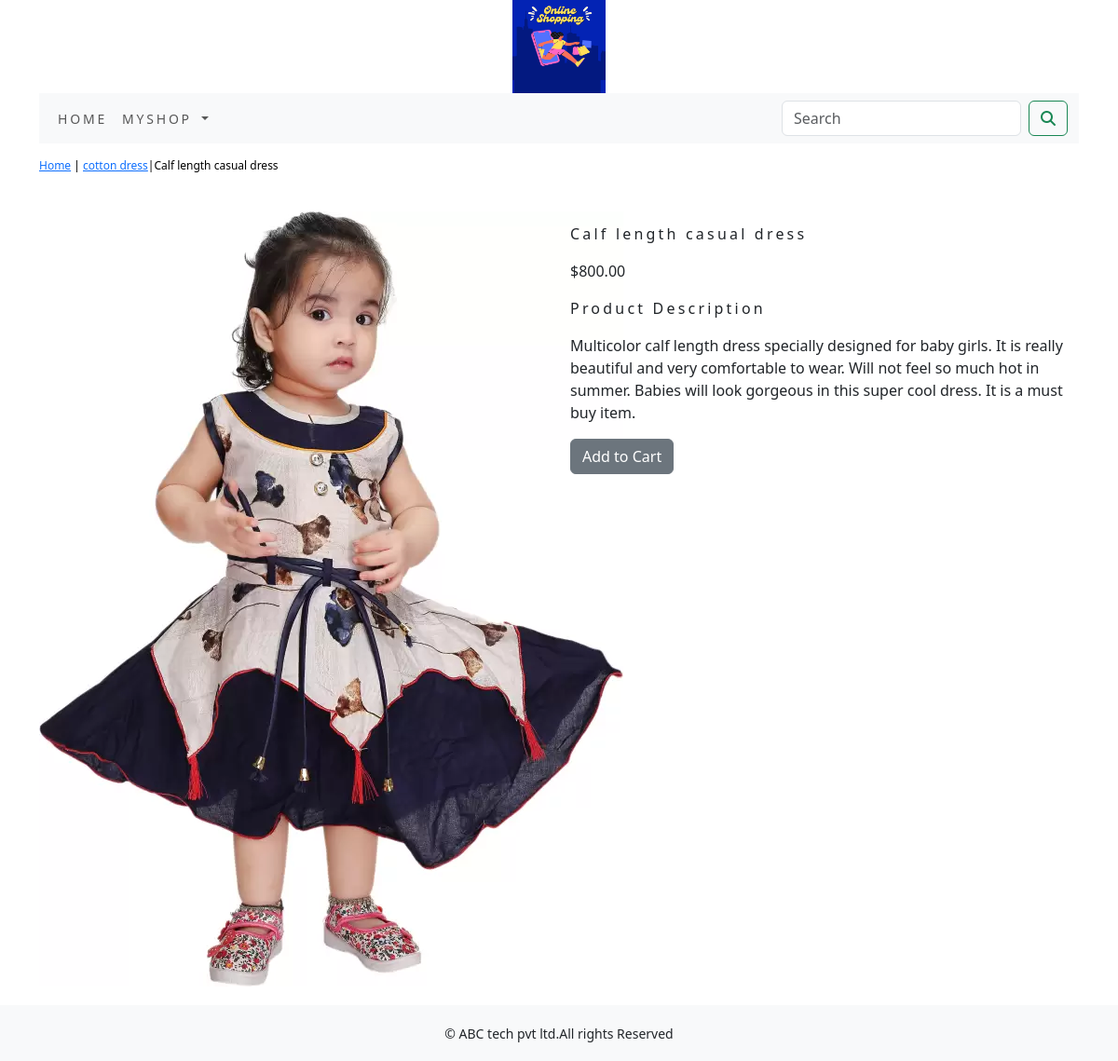
Screenshot of /myshop/cotton-dress/calf-length-casual-dress/ with the database file from the repository.
### myshop/models.py (models this page shows, shortened)
class Product(models.Model):
    name=models.CharField(max_length=250,unique=True)
    slug=models.SlugField(max_length=250,unique=True)
    description=models.TextField(blank=True)
    price=models.DecimalField(max_digits=10,decimal_places=2)
    category=models.ForeignKey(Category,on_delete=models.CASCADE)
    image=models.ImageField(upload_to='product',blank=True)
    stock=models.IntegerField()
    available=models.BooleanField(default=True)
    created=models.DateTimeField(auto_now_add=True)
    updated=models.DateTimeField(auto_now=True)
    class Meta:
        ordering=('name',)
        verbose_name='product'
        verbose_name_plural='products'

class Category(models.Model):
    name=models.CharField(max_length=250,unique=True)
    slug=models.SlugField(max_length=250,unique=True)
    description=models.TextField(blank=True)
    image=models.ImageField(upload_to='category',blank=True)
    class Meta:
        ordering=('name',)
        verbose_name='category'
        verbose_name_plural='categories'
    def get_url(self):
        return reverse('myshop:product_by_category',args=[self.slug])
    def __str__(self):
        return self.name

### myshop/views.py (the view)
# urls.py: path('<slug:c_slug>/<slug:product_slug>/', views.prodDetail, name='prodCatdetail'),
def prodDetail(request,c_slug,product_slug):
    try:
        product=Product.objects.get(category__slug=c_slug,slug=product_slug)
    except Exception as e:
        raise e
    return render(request,'product.html',{'product':product})

### cart/context_processors.py (called while the page is built)
def counter(request):
    item_count=0
    if 'admin' in request.path:
        return {}
    else:
        try:
            cart=Cart.objects.filter(cart_id=_cart_id(request))
            cart_items=CartItem.objects.all().filter(cart=cart[:1])
            for cart_item in cart_items:
                item_count += cart_item.quantity
        except Cart.DoesNotExist:
            item_count =0
    return dict(item_count=item_count)

### cart/views.py (called while the page is built)
def _cart_id(request):
    cart=request.session.session_key
    if not cart:
        cart=request.session.create()
    return cart

### myshop/context_processors.py (called while the page is built)
def menu_links(request):
    links=Category.objects.all()
    return dict(links=links)

### templates/product.html (shortened to what this page needs)
{% extends 'base.html' %}
{% load static %}
{% block content %}
<div class="row my_prod_row_class">
    <div class="mx_auto">
        <p> <a href="{% url 'myshop:allProdCat' %}">Home</a> | <a href ="{{product.category.get_url}}">{{product.category}}</a>|{{product.name}}</p>
    </div>
<div class="container">
<br>
<div class="row">
    <div class="col-12 col-sm-12 col-md-12 col-lg-6 text-center">
        <div style="min-width:18rem">
            <img src="{{product.image.url}}">
        </div>
    </div>
      <div class="col-12 col-sm-12 col-md-12 col-lg-6">
          <div>
          <h1 class="my_prod_title">{{product.name}}</h1>
          <p>${{product.price}}</p>
          <p class="my_title"> Product Description</p>
          <p class="text-justify my_prod_text">{{product.description}}</p>
          {% if product.stock <= 0 %}
          <p class="text-justify my_prod_text"><b>Out of stock</b></p>
          {% else %}
          <a class="btn btn-secondary" href="{% url 'cart:add_cart' product.id %}">Add to Cart</a>
          {% endif %}
      </div>
</div>
</div>
</div>
</div>
{% endblock %}

### static/css/custom.css (style rules this page uses)
body { font-family: 'Wix Madefor Text', sans-serif; }
.my_title { font-size:16px; text_transform:uppercase; letter-spacing:.2em; }
.my_prod_row_class { padding-top:15px; padding-bottom:20px }
.my_prod_row_class .mx_auto { color:#000; font-size:12px; text-decoration:none; }
.my_prod_title { font-size:16px; text_transform:uppercase; letter-spacing:.2em; padding-top:15px; padding-bottom:10px; }

### rows the page displays
Product: category "cotton dress", name "Calf length casual dress", image (picture), price "800.00", description "Multicolor calf length dress specially designed for baby girls. It is really beautiful and very comfortable to wear. Will not feel so much hot in summer. Babies will look gorgeous in this super cool dress. It is a must buy item."
